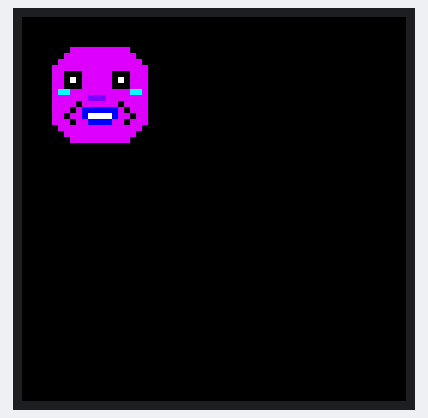
The sketch below on a simulated ESP32. Shown: 64×64 colour display. What the sketch prints to the serial monitor is not drawn.

Above: at 0.56 s.
At 5.12 s:
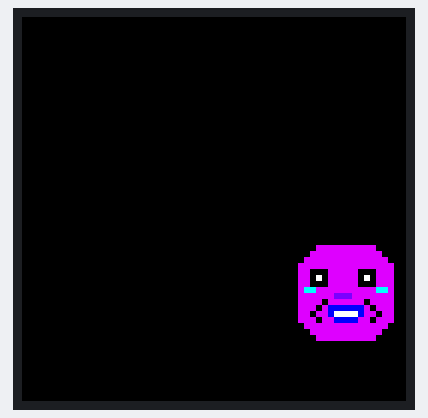
At 10.4 s:
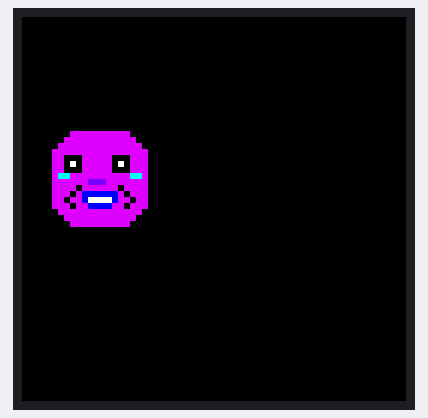
At 20.18 s:
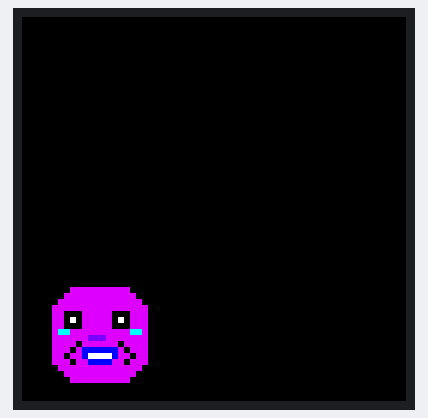
At 29.76 s:
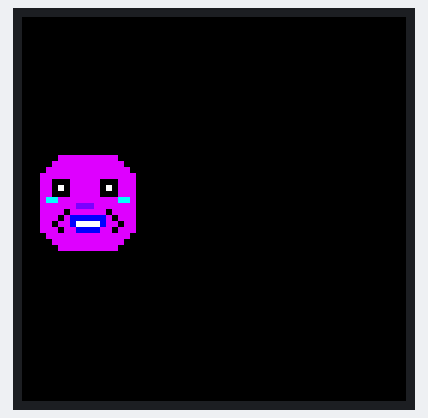
At 39.73 s:
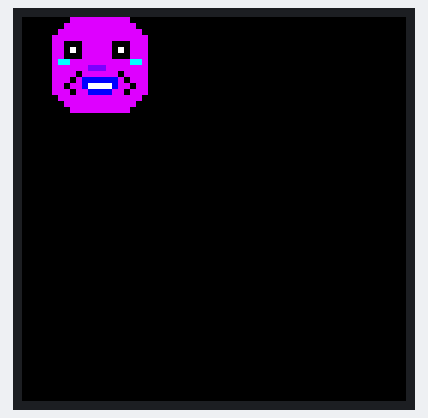

The sketch:

test.ino
```cpp
#include <Arduino.h>
#include <ESP32-HUB75-MatrixPanel-I2S-DMA.h>

// =====================================================
// CONFIGURACIÓN GENERAL
// =====================================================

#define TARGET_FPS 15

static const int PANEL_WIDTH  = 64;
static const int PANEL_HEIGHT = 64;
static const int PANEL_CHAIN  = 1;

// =====================================================
// PINOUT DEL KIT CLOCKWISE / ESP32-WROOM-32
// =====================================================

#define PIN_R1   25
#define PIN_G1   26
#define PIN_B1   27

#define PIN_R2   14
#define PIN_G2   12
#define PIN_B2   13

#define PIN_A    23
#define PIN_B    19
#define PIN_C     5
#define PIN_D    17
#define PIN_E    32

#define PIN_LAT   4
#define PIN_OE   15
#define PIN_CLK  16

MatrixPanel_I2S_DMA* display = nullptr;

// =====================================================
// SPRITE
// =====================================================
//
// 0 = transparente
// 1 = amarillo
// 2 = negro
// 3 = rojo
// 4 = verde
// 5 = azul
// 6 = blanco
// 7 = magenta
// 8 = cian
// 9 = naranja
//
// Transparente significa:
// "no dibujar nada en ese píxel".
//
// Negro significa:
// "dibujar un píxel negro explícitamente".
//

static const int FACE_W = 16;
static const int FACE_H = 16;

const uint8_t face[FACE_H][FACE_W] = {
  {0,0,0,1,1,1,1,1,1,1,1,1,1,0,0,0},
  {0,0,1,1,1,1,1,1,1,1,1,1,1,1,0,0},
  {0,1,1,1,1,1,1,1,1,1,1,1,1,1,1,0},
  {1,1,1,1,1,1,1,1,1,1,1,1,1,1,1,1},

  // Ojos con borde negro y brillo blanco
  {1,1,2,2,2,1,1,1,1,1,2,2,2,1,1,1},
  {1,1,2,6,2,1,1,1,1,1,2,6,2,1,1,1},
  {1,1,2,2,2,1,1,1,1,1,2,2,2,1,1,1},

  // Mejillas
  {1,7,7,1,1,1,1,1,1,1,1,1,1,7,7,1},

  // Nariz pequeña
  {1,1,1,1,1,1,9,9,9,1,1,1,1,1,1,1},

  // Sonrisa
  {1,1,1,1,2,1,1,1,1,1,1,2,1,1,1,1},
  {1,1,1,2,1,3,3,3,3,3,3,1,2,1,1,1},
  {1,1,2,1,1,3,6,6,6,6,3,1,1,2,1,1},
  {1,1,1,2,1,1,3,3,3,3,1,1,2,1,1,1},

  {0,1,1,1,1,1,1,1,1,1,1,1,1,1,1,0},
  {0,0,1,1,1,1,1,1,1,1,1,1,1,1,0,0},
  {0,0,0,1,1,1,1,1,1,1,1,1,1,0,0,0}
};

// Ahora hay 10 entradas: índices 0 a 9.
uint16_t palette[10];

// =====================================================
// OBJETO EN MOVIMIENTO
// =====================================================

struct MovingFace {
  float x;
  float y;
  float vx;
  float vy;
};

MovingFace obj;

// =====================================================
// COLOR CORRECTO PARA TU PANEL
// =====================================================
//
// El orden correcto confirmado es GBR.
//
// Entrada lógica:
//   rojo, verde, azul
//
// Salida física:
//   verde, azul, rojo
//

static inline uint16_t panelColor(
  uint8_t r,
  uint8_t g,
  uint8_t b
) {
  return display->color565(g, b, r);
}

// =====================================================
// CONSTRUIR PALETA
// =====================================================

void buildPalette() {
  palette[0] = panelColor(0, 0, 0);         // transparente
  palette[1] = panelColor(255, 220, 0);     // amarillo
  palette[2] = panelColor(0, 0, 0);         // negro
  palette[3] = panelColor(255, 0, 0);       // rojo
  palette[4] = panelColor(0, 255, 0);       // verde
  palette[5] = panelColor(0, 0, 255);       // azul
  palette[6] = panelColor(255, 255, 255);   // blanco
  palette[7] = panelColor(255, 0, 255);     // magenta
  palette[8] = panelColor(0, 255, 255);     // cian
  palette[9] = panelColor(255, 120, 0);     // naranja
}

// =====================================================
// DIBUJAR CARITA
// =====================================================

void drawFace(int x0, int y0) {
  for (int y = 0; y < FACE_H; y++) {
    const int screenY = y0 + y;

    if (screenY < 0 || screenY >= PANEL_HEIGHT) {
      continue;
    }

    for (int x = 0; x < FACE_W; x++) {
      const int screenX = x0 + x;

      if (screenX < 0 || screenX >= PANEL_WIDTH) {
        continue;
      }

      const uint8_t colorIndex = face[y][x];

      // 0 es transparente: no se dibuja.
      if (colorIndex == 0) {
        continue;
      }

      display->drawPixel(
        screenX,
        screenY,
        palette[colorIndex]
      );
    }
  }
}

// =====================================================
// ACTUALIZAR MOVIMIENTO
// =====================================================

void updateMovement() {
  obj.x += obj.vx;
  obj.y += obj.vy;

  if (obj.x <= 0.0f) {
    obj.x = 0.0f;
    obj.vx = fabsf(obj.vx);
  }

  if (obj.y <= 0.0f) {
    obj.y = 0.0f;
    obj.vy = fabsf(obj.vy);
  }

  const float maxX = PANEL_WIDTH - FACE_W;
  const float maxY = PANEL_HEIGHT - FACE_H;

  if (obj.x >= maxX) {
    obj.x = maxX;
    obj.vx = -fabsf(obj.vx);
  }

  if (obj.y >= maxY) {
    obj.y = maxY;
    obj.vy = -fabsf(obj.vy);
  }
}

// =====================================================
// CONFIGURAR MATRIZ
// =====================================================

void setupDisplay() {
  HUB75_I2S_CFG::i2s_pins pins = {
    PIN_R1,
    PIN_G1,
    PIN_B1,

    PIN_R2,
    PIN_G2,
    PIN_B2,

    PIN_A,
    PIN_B,
    PIN_C,
    PIN_D,
    PIN_E,

    PIN_LAT,
    PIN_OE,
    PIN_CLK
  };

  HUB75_I2S_CFG config(
    PANEL_WIDTH,
    PANEL_HEIGHT,
    PANEL_CHAIN,
    pins
  );

  /*
   * Configuración estable confirmada:
   *
   * - ESP32 Arduino Core 2.0.17
   * - versión antigua compatible de la librería HUB75
   * - driver FM6126A
   * - clkphase = true
   * - sin doble buffer
   */

  config.driver = HUB75_I2S_CFG::FM6126A;
  config.clkphase = true;
  config.double_buff = false;

  display = new MatrixPanel_I2S_DMA(config);

  if (!display->begin()) {
    Serial.println("ERROR: no se pudo iniciar la matriz.");

    while (true) {
      delay(1000);
    }
  }

  display->setBrightness8(40);
  display->clearScreen();

  Serial.printf(
    "Refresh calculado: %d Hz\n",
    display->calculated_refresh_rate
  );
}

// =====================================================
// SETUP
// =====================================================

void setup() {
  Serial.begin(115200);
  delay(500);

  setupDisplay();
  buildPalette();

  obj.x = 5.0f;
  obj.y = 5.0f;

  obj.vx = 0.65f;
  obj.vy = 0.48f;

  Serial.println();
  Serial.println("Carita movil iniciada.");
  Serial.println("Orden de color fijo: GBR.");
}

// =====================================================
// LOOP
// =====================================================

void loop() {
  const unsigned long frameStart = millis();

  // Borra todo el cuadro anterior con negro.
  display->fillScreen(palette[2]);

  drawFace(
    static_cast<int>(obj.x),
    static_cast<int>(obj.y)
  );

  updateMovement();

  const unsigned long targetFrameTime =
    1000UL / TARGET_FPS;

  const unsigned long elapsed =
    millis() - frameStart;

  if (elapsed < targetFrameTime) {
    delay(targetFrameTime - elapsed);
  }
}
```
